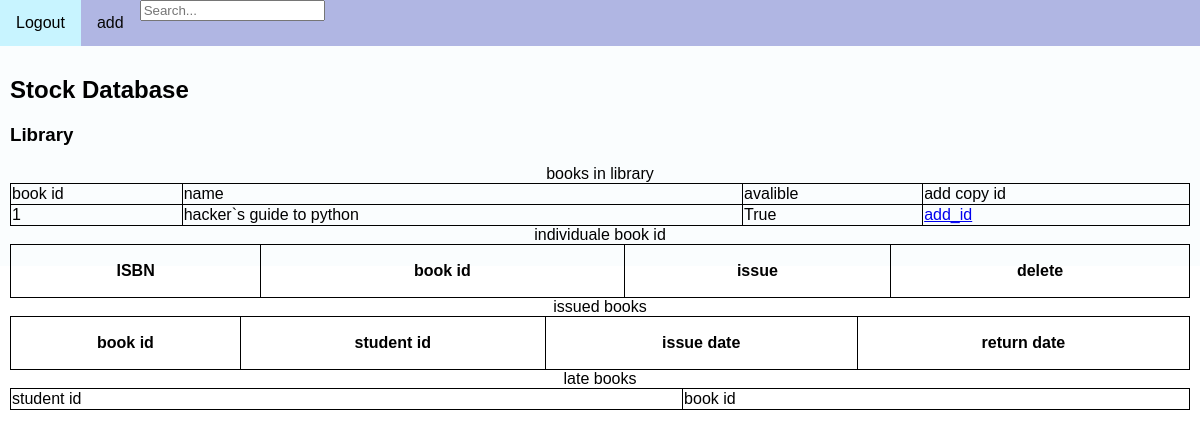
Before: /library (signed in) with the older database file.
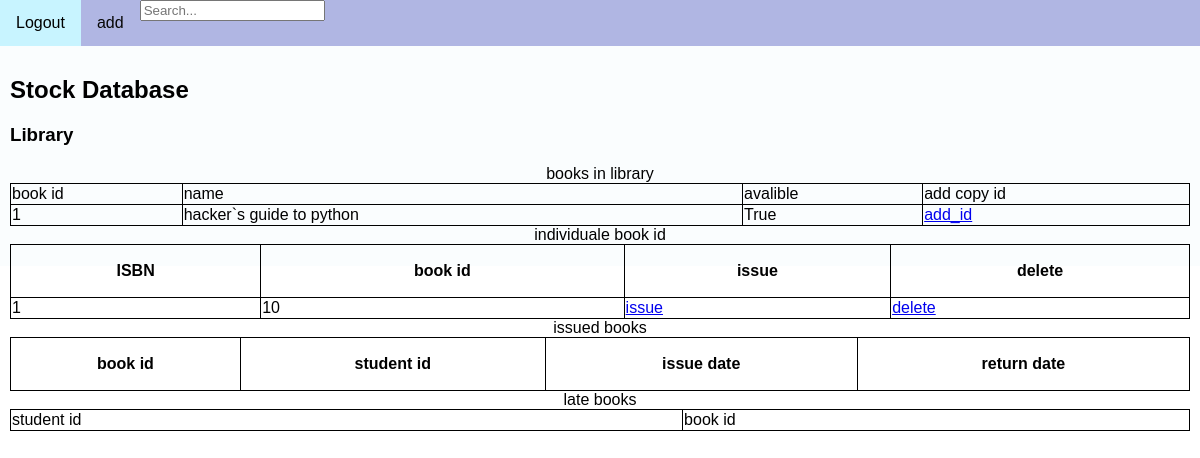
After: the same page with the newer database file.
### library/models.py (models this page shows)
class book(models.Model):
    book_id = models.PositiveIntegerField(primary_key=True)
    book_name = models.CharField(max_length=500)
    availabity = models.BooleanField(default=True)

class mass_book(models.Model):
    ISBN = models.PositiveIntegerField()
    ind_book_id = models.CharField(primary_key=True, max_length=1000)

### library/views.py (the view)
# urls.py: path('',views.console, name='bio_lab'),
def console(request):
    if request.user.groups.filter(name__in=['lib_member']):
        if(request.method == "POST"):
            q = request.POST['q']
            items = mass_book.objects.filter(ISBN=q)
            return render(request, "library/results.html", locals())
        else:
            cursor = connection.cursor()
            items = book.objects.all()
            item3 = issues.objects.all()
            today = datetime.date.today()
            item2 = mass_book.objects.all()
            late_books = issues.objects.filter(return_date__lte=today)
            return render(request, 'library/console.html', locals())
    else:
        message = messages.info(request, 'error 401 access denied')
        return redirect("/sel")

### library/templates/library/console.html (shortened to what this page needs)
<!DOCTYPE html>
{% extends 'library/base.html' %}
{% block content %}
<body>
<div class="topnav">
    <a href="/logout">Logout</a>
     <a href="library/add">add</a>
     <form method="POST">
         <input type="text" name="q" placeholder = "Search...">
     </form>
</div>
<div class="content">
  <h2>Stock Database</h2>
    <h3>Library</h3>
 <table>
 <caption>books in library</caption>
 <thead>
    <td>book id</td>
    <td>name</td>
    <td>avalible</td>
    <td>add copy id</td>
 </thead>
 <tbody>
    {% for item in items %}
        <tr>
            <td>{{item.book_id}}</td>
            <td>{{item.book_name}}</td>
            <td>{{item.availabity}}</td>
            <td>
                <a href = {% url 'library:add_id_with_pk' item.book_id %}  class = "btn btn-warnning btn-sml" role = "button">add_id</a>
            </td>
        </tr>
    {% endfor %}
 </tbody>
 </table>
 <table>
 <caption>individuale book id</caption>
 <thead>
   <tr>
      <th>ISBN</th>
      <th>book id</th>
      <th>issue</th>
      <th>delete
   </tr>
</thead>
<tbody>
   {% for item in item2 %}
      <td>{{item.ISBN}}</td>
      <td>{{item.ind_book_id}}</td>
      <td>
          <a href = {% url 'library:issue_with_pk' item.ind_book_id %}  class = "btn btn-warnning btn-sml" role = "button">issue</a>
      </td>
      <td>
          <a href = {% url 'library:delete' item.ind_book_id %}  class = "btn btn-warnning btn-sml" role = "button">delete</a>
      </td>
   {% endfor %}
</tbody>
 </table>
 <table>
    <caption>issued books</caption>
 <thead>
    <tr>
      <th>book id</th>
      <th>student id</th>
      <th>issue date</th>
      <th>return date</th>
    </tr>
 </thead>
  </table>
 <table>
 <caption>late books</caption>
 <thead>
    <td>student id</td>
    <td>book id</td>
 </thead>
 </table>
</div>
</body>
{% endblock content %}

Changed rows visible on the page:
added mass_book: ISBN "1", ind_book_id "10"
